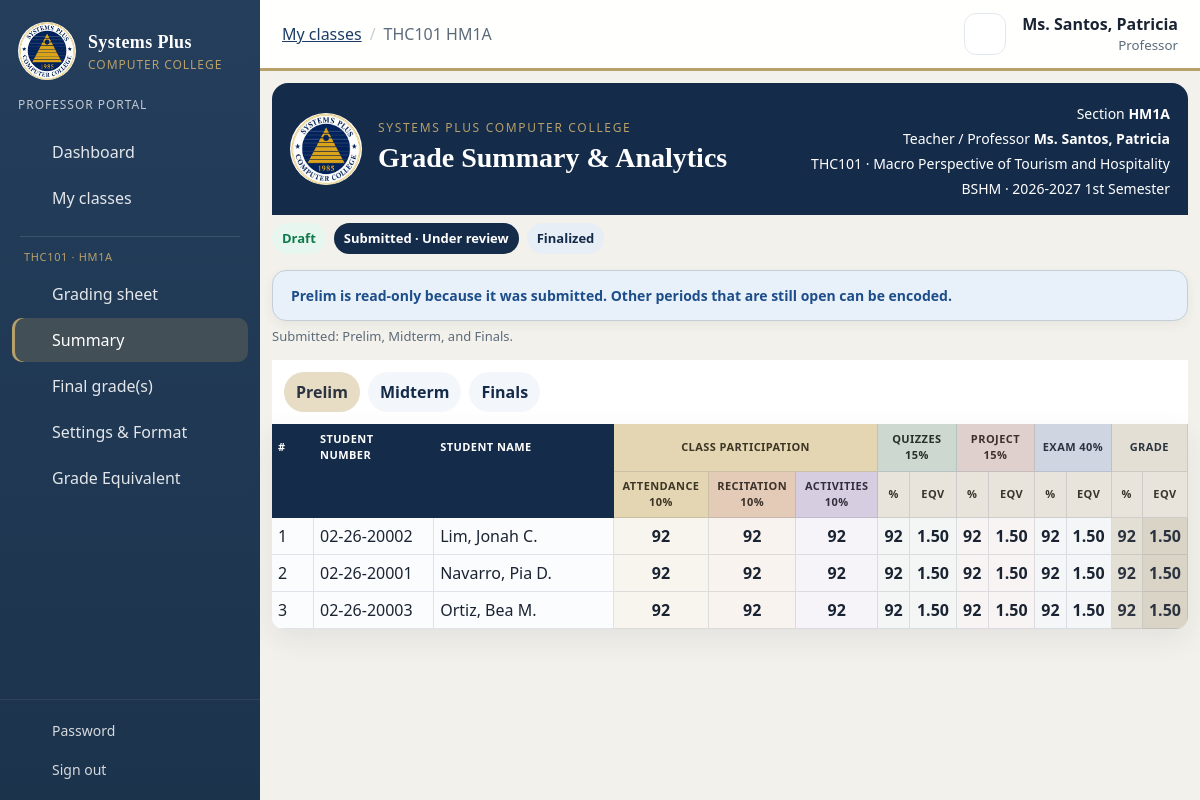
/professor/class.php?id=3&view=summary&period=prelim (signed in), run on the app's committed database.
### tables this page shows
CREATE TABLE users (
    id INT UNSIGNED NOT NULL AUTO_INCREMENT,
    username VARCHAR(60) NOT NULL,
    password_hash VARCHAR(255) NOT NULL,
    full_name VARCHAR(150) NOT NULL,
    title VARCHAR(20) NOT NULL DEFAULT '',
    email VARCHAR(150) DEFAULT NULL,
    is_active TINYINT(1) NOT NULL DEFAULT 1,
    must_change_password TINYINT(1) NOT NULL DEFAULT 1,
    last_login_at DATETIME DEFAULT NULL,
    created_at TIMESTAMP NOT NULL DEFAULT CURRENT_TIMESTAMP,
    PRIMARY KEY (id),
    UNIQUE KEY uniq_users_username (username)
);

CREATE TABLE professor_assignments (
    id INT UNSIGNED NOT NULL AUTO_INCREMENT,
    professor_id INT UNSIGNED NOT NULL,
    subject_id INT UNSIGNED NOT NULL,
    section_id INT UNSIGNED NOT NULL,
    semester_id INT UNSIGNED NOT NULL,
    created_at TIMESTAMP NOT NULL DEFAULT CURRENT_TIMESTAMP,
    PRIMARY KEY (id),
    UNIQUE KEY uniq_assignment (subject_id, section_id, semester_id),
    CONSTRAINT fk_assign_professor FOREIGN KEY (professor_id) REFERENCES professors (id),
    CONSTRAINT fk_assign_subject FOREIGN KEY (subject_id) REFERENCES subjects (id),
    CONSTRAINT fk_assign_section FOREIGN KEY (section_id) REFERENCES sections (id),
    CONSTRAINT fk_assign_semester FOREIGN KEY (semester_id) REFERENCES semesters (id)
);

CREATE TABLE sections (
    id INT UNSIGNED NOT NULL AUTO_INCREMENT,
    program_id INT UNSIGNED NOT NULL,
    academic_year_id INT UNSIGNED NOT NULL,
    semester_id INT UNSIGNED NOT NULL,
    year_level VARCHAR(20) NOT NULL,
    name VARCHAR(20) NOT NULL,
    PRIMARY KEY (id),
    UNIQUE KEY uniq_section (program_id, semester_id, year_level, name),
    CONSTRAINT fk_sections_program FOREIGN KEY (program_id) REFERENCES programs (id),
    CONSTRAINT fk_sections_year FOREIGN KEY (academic_year_id) REFERENCES academic_years (id),
    CONSTRAINT fk_sections_semester FOREIGN KEY (semester_id) REFERENCES semesters (id)
);

CREATE TABLE subjects (
    id INT UNSIGNED NOT NULL AUTO_INCREMENT,
    program_id INT UNSIGNED NOT NULL,
    code VARCHAR(20) NOT NULL,
    name VARCHAR(150) NOT NULL,
    year_level VARCHAR(20) NOT NULL,
    PRIMARY KEY (id),
    UNIQUE KEY uniq_subject (program_id, code),
    CONSTRAINT fk_subjects_program FOREIGN KEY (program_id) REFERENCES programs (id)
);

CREATE TABLE programs (
    id INT UNSIGNED NOT NULL AUTO_INCREMENT,
    code VARCHAR(10) NOT NULL,
    name VARCHAR(150) NOT NULL,
    PRIMARY KEY (id),
    UNIQUE KEY uniq_programs_code (code)
);

CREATE TABLE academic_years (
    id INT UNSIGNED NOT NULL AUTO_INCREMENT,
    label VARCHAR(20) NOT NULL,
    is_current TINYINT(1) NOT NULL DEFAULT 0,
    PRIMARY KEY (id),
    UNIQUE KEY uniq_years_label (label)
);

CREATE TABLE semesters (
    id INT UNSIGNED NOT NULL AUTO_INCREMENT,
    academic_year_id INT UNSIGNED NOT NULL,
    name VARCHAR(40) NOT NULL,
    is_current TINYINT(1) NOT NULL DEFAULT 0,
    prelim_deadline DATE DEFAULT NULL,
    midterm_deadline DATE DEFAULT NULL,
    finals_deadline DATE DEFAULT NULL,
    PRIMARY KEY (id),
    UNIQUE KEY uniq_semester (academic_year_id, name),
    CONSTRAINT fk_semesters_year FOREIGN KEY (academic_year_id) REFERENCES academic_years (id)
);

CREATE TABLE grade_submissions (
    id INT UNSIGNED NOT NULL AUTO_INCREMENT,
    assignment_id INT UNSIGNED NOT NULL,
    status ENUM('draft','submitted','returned','chair_verified','oic_approved','osa_endorsed','registrar_finalized') NOT NULL DEFAULT 'draft',
    submitted_periods VARCHAR(64) NOT NULL DEFAULT '',
    submitted_at DATETIME DEFAULT NULL,
    locked TINYINT(1) NOT NULL DEFAULT 0,
    version INT NOT NULL DEFAULT 1,
    return_note TEXT DEFAULT NULL,
    flag_note TEXT DEFAULT NULL,
    updated_at TIMESTAMP NOT NULL DEFAULT CURRENT_TIMESTAMP ON UPDATE CURRENT_TIMESTAMP,
    PRIMARY KEY (id),
    UNIQUE KEY uniq_submission_assignment (assignment_id),
    CONSTRAINT fk_submission_assignment FOREIGN KEY (assignment_id) REFERENCES professor_assignments (id)
);

CREATE TABLE enrollments (
    id INT UNSIGNED NOT NULL AUTO_INCREMENT,
    assignment_id INT UNSIGNED NOT NULL,
    student_id INT UNSIGNED NOT NULL,
    PRIMARY KEY (id),
    UNIQUE KEY uniq_enrollment (assignment_id, student_id),
    CONSTRAINT fk_enroll_assignment FOREIGN KEY (assignment_id) REFERENCES professor_assignments (id),
    CONSTRAINT fk_enroll_student FOREIGN KEY (student_id) REFERENCES students (id)
);

CREATE TABLE students (
    id INT UNSIGNED NOT NULL AUTO_INCREMENT,
    student_number VARCHAR(20) NOT NULL,
    full_name VARCHAR(150) NOT NULL,
    student_type ENUM('Regular','Irregular') NOT NULL DEFAULT 'Regular',
    program_id INT UNSIGNED NOT NULL,
    year_level VARCHAR(20) NOT NULL,
    section_id INT UNSIGNED DEFAULT NULL,
    adviser_id INT UNSIGNED DEFAULT NULL,
    is_demo TINYINT(1) NOT NULL DEFAULT 0,
    created_at TIMESTAMP NOT NULL DEFAULT CURRENT_TIMESTAMP,
    PRIMARY KEY (id),
    UNIQUE KEY uniq_student_number (student_number),
    KEY idx_students_program (program_id),
    KEY idx_students_adviser (adviser_id),
    CONSTRAINT fk_students_program FOREIGN KEY (program_id) REFERENCES programs (id),
    CONSTRAINT fk_students_section FOREIGN KEY (section_id) REFERENCES sections (id),
    CONSTRAINT fk_students_adviser FOREIGN KEY (adviser_id) REFERENCES professors (id)
);

### professor/views/summary.php (the view, shortened to what the rows shown need)
<?php
$tone = [
    'attendance' => 'att',
    'recitation' => 'rec',
    'activities' => 'act',
    'quizzes'    => 'quiz',
    'project'    => 'proj',
    'exam'       => 'exam',
];
if (!function_exists('clean_pct')) {
    function clean_pct(mixed $val): string {
        $f = (float) $val;
        if (floor($f) == $f) {
            return (string) ((int) $f);
        }
        return rtrim(rtrim(number_format($f, 2, '.', ''), '0'), '.');
    }
}
$participation = [];
foreach (['attendance' => 'Attendance', 'recitation' => 'Recitation', 'activities' => 'Activities'] as $cat => $label) {
    $w = (float) ($book['weights'][$period][$cat] ?? 0);
    if ($w > 0 && category_visible($book, $period, $cat)) {
        $participation[$cat] = $label;
    }
}
$major = [];
foreach (['quizzes' => 'Quizzes', 'project' => 'Project', 'exam' => 'Exam'] as $cat => $label) {
    $w = (float) ($book['weights'][$period][$cat] ?? 0);
    if ($w > 0 && category_visible($book, $period, $cat)) {
        $major[$cat] = $label;
    }
}
?>
<div class="sheet-body w-100">
    <div class="sheet-scroll w-100">
        <table class="grade-grid w-100">
            <thead>
                <tr>
                    <th class="sticky col-num">#</th>
                    <th class="sticky col-sn">Student number</th>
                    <th class="sticky col-name">Student name</th>
                    <?php if ($participation !== []): ?>
                        <th class="cat-att" colspan="<?= count($participation) ?>">Class participation</th>
                    <?php endif; ?>
                    <?php foreach ($major as $cat => $label): ?>
                        <th class="cat-<?= h($tone[$cat]) ?>" colspan="2">
                            <?= h($label) ?> <?= clean_pct($book['weights'][$period][$cat] ?? 0) ?>%
                        </th>
                    <?php endforeach; ?>
                    <th class="cat-grade" colspan="2">Grade</th>
                </tr>
                <tr>
                    <th class="sticky col-num"></th>
                    <th class="sticky col-sn"></th>
                    <th class="sticky col-name"></th>
                    <?php foreach ($participation as $cat => $label): ?>
                        <th class="cat-<?= h($tone[$cat]) ?>">
                            <?= h($label) ?> <?= clean_pct($book['weights'][$period][$cat] ?? 0) ?>%
                        </th>
                    <?php endforeach; ?>
                    <?php foreach ($major as $cat => $label): ?>
                        <th class="item-sub-head">%</th>
                        <th class="item-sub-head">Eqv</th>
                    <?php endforeach; ?>
                    <th class="item-sub-head">%</th>
                    <th class="item-sub-head">Eqv</th>
                </tr>
            </thead>
            <tbody>
            <?php foreach ($book['students'] as $student): ?>
                <tr>
                    <td class="sticky col-num"><?= (int) $student['number'] ?></td>
                    <td class="sticky col-sn mono"><?= h($student['student_number']) ?></td>
                    <td class="sticky col-name">
                        <?= h($student['full_name']) ?>
                    </td>
                    <?php foreach ($participation as $cat => $label): ?>
                        <td class="tone-<?= h($tone[$cat]) ?>">
                            <?= clean_pct($student['periods'][$period]['categories'][$cat]['percent']) ?>
                        </td>
                    <?php endforeach; ?>
                    <?php foreach ($major as $cat => $label): ?>
                        <td class="tone-<?= h($tone[$cat]) ?>">
                            <?= clean_pct($student['periods'][$period]['categories'][$cat]['percent']) ?>
                        </td>
                        <td class="tone-<?= h($tone[$cat]) ?>">
                            <?= fmt_eqv($student['periods'][$period]['categories'][$cat]['equivalent']) ?>
                        </td>
                    <?php endforeach; ?>
                    <td class="grade-total"><?= clean_pct($student['periods'][$period]['percent']) ?></td>
                    <td class="grade-eqv"><?= fmt_eqv($student['periods'][$period]['equivalent']) ?></td>
                </tr>
            <?php endforeach; ?>
            </tbody>
        </table>
    </div>
</div>

### includes/layout.php (shortened to what the rows shown need)
<?php
function layout_start(string $title, string $active, array $crumbs = [], string $bodyClass = '', array $side = []): void
{
    $user = current_user();
    ?>
<!DOCTYPE html>
<html lang="en">
<head>
    <link rel="stylesheet" href="<?= h(asset_url('assets/css/app.css')) ?>">
</head>
<body class="<?= h($bodyClass) ?>">
<div class="shell">
    <div class="workspace">
        <header class="topbar">
            <div class="top-actions">
                <div class="who">
                    <strong><?= h(display_name($user)) ?></strong>
                    <small><?= h($user['role_label']) ?></small>
                </div>
            </div>
        </header>
        <main id="content" class="content">
    <?php
}
function layout_end(string $extraJs = ''): void
{
    ?>
        </main>
    </div>
</div>
<?php
    $viewer = function_exists('current_user') ? current_user() : null;
    if ($viewer && ($viewer['portal'] ?? '') === 'professor') {
        require_once __DIR__ . '/gradebook.php';
    } elseif ($viewer && ($viewer['portal'] ?? '') === 'admin') {
        require_once __DIR__ . '/gradebook.php';
        $offlinePages = offline_admin_urls($viewer);
    } else {
        $offlinePages = [];
    }
    ?>
</body>
</html>
    <?php
}

### professor/views/class_head.php (shortened to what the rows shown need)
<?php
$current = $assignment['submission_status'] ?? 'draft';
$professorStage = match ($current) {
    'draft' => 'draft',
    'returned' => 'returned',
    'registrar_finalized' => 'final',
    default => 'review',
};
$pageHeading = match ($view) {
    'settings'   => 'Class Assessment & Category Settings',
    'summary'    => 'Grade Summary & Analytics',
    'final'      => 'Final Grades & Predictions',
    'equivalent' => 'Grade Equivalent Scale',
    default      => 'College grading sheet',
};
?>
<section class="sheet-top">
    <img src="<?= h(url('img/logo.png')) ?>" alt="">
    <div class="sheet-title">
        <h1><?= h($pageHeading) ?></h1>
    </div>
    <div class="sheet-meta">
        <div>Section <strong><?= h($assignment['section_name']) ?></strong></div>
        <div>Teacher / Professor <strong><?= h(trim($assignment['professor_title'] . ' ' . $assignment['professor_name'])) ?></strong></div>
        <div><?= h($assignment['subject_code']) ?> · <?= h($assignment['subject_name']) ?></div>
        <div><?= h($assignment['program_code']) ?> · <?= h($assignment['year_label']) ?> <?= h($assignment['semester_name']) ?></div>
    </div>
</section>
<?php if (!in_array($view, ['settings', 'equivalent'], true)): ?>
<div class="tracker" aria-label="Submission progress">
    <span class="<?= $professorStage === 'draft' ? 'is-now' : 'is-done' ?>">Draft</span>
    <span class="<?= in_array($professorStage, ['review', 'returned'], true) ? 'is-now' : ($professorStage === 'final' ? 'is-done' : '') ?>">Submitted · Under review</span>
    <span class="<?= $professorStage === 'final' ? 'is-now' : '' ?>">Finalized</span>
</div>
<?php endif; ?>
<?php
$submittedNow = submitted_period_keys($assignment);
if (in_array($view, ['sheet', 'summary'], true) && isset(PERIODS[$period]) && in_array($period, $submittedNow, true)): ?>
    <div class="alert alert-info"><?= h(PERIODS[$period]) ?> is read-only because it was submitted. Other periods that are still open can be encoded.</div>
<?php elseif ($view === 'settings' && professor_owns_assignment($assignment, $user) && !$structureEditable && !assignment_is_finalized($assignment)): ?>
    <div class="alert alert-info">Column changes stay locked while a period is under review.</div>
<?php elseif (assignment_is_finalized($assignment)): ?>
    <div class="alert alert-info">This sheet is read-only. The record is finalized.</div>
<?php endif; ?>
<?php if ($submittedNow !== []): ?>
    <p class="hint">Submitted: <?= h(period_list_label($submittedNow)) ?>.</p>
<?php endif; ?>
<?php if (in_array($view, ['sheet', 'summary'], true)): ?>
<nav class="period-switch" aria-label="Grading period">
    <?php foreach (PERIODS as $key => $label): ?>
        <a class="<?= $period === $key ? 'is-active' : '' ?>" href="<?= h(url('professor/class.php', sheet_query(['id' => $assignment['id'], 'view' => $view, 'period' => $key]))) ?>"><?= h($label) ?></a>
    <?php endforeach; ?>
</nav>
<?php endif; ?>

### data on the page
users: display_name($user) "Ms. Santos, Patricia"
professor_assignments: section.name "HM1A", users.title+full_name "Ms. Santos, Patricia", subject.code "THC101", subject.name "Macro Perspective of Tourism and Hospitality", programs.code "BSHM", academic_years.label "2026-2027", semester.name "1st Semester", grade_submissions.submitted_periods "Prelim, Midterm, and Finals"
enrollments: student.is_demo "1", student.student_number "02-26-20002", student.full_name "Lim, Jonah C.", percent "92", equivalent "1.50"
enrollments: number "2", student.student_number "02-26-20001", student.full_name "Navarro, Pia D.", percent "92", equivalent "1.50"
enrollments: number "3", student.student_number "02-26-20003", student.full_name "Ortiz, Bea M.", percent "92", equivalent "1.50"

### other printed values
$item['label'] "Dashboard"
$item['label'] "My classes"
$side['label'] "THC101 · HM1A"
$item['label'] "Grading sheet"
$item['label'] "Summary"
$item['label'] "Final grade(s)"
$item['label'] "Settings & Format"
$item['label'] "Grade Equivalent"
$crumb['label'] "My classes"
$crumb['label'] "THC101 HM1A"
$user['role_label'] "Professor"
SCHOOL_NAME "SYSTEMS PLUS COMPUTER COLLEGE"
$pageHeading "Grade Summary & Analytics"
PERIODS[$period] "Prelim"
$label "Prelim"
